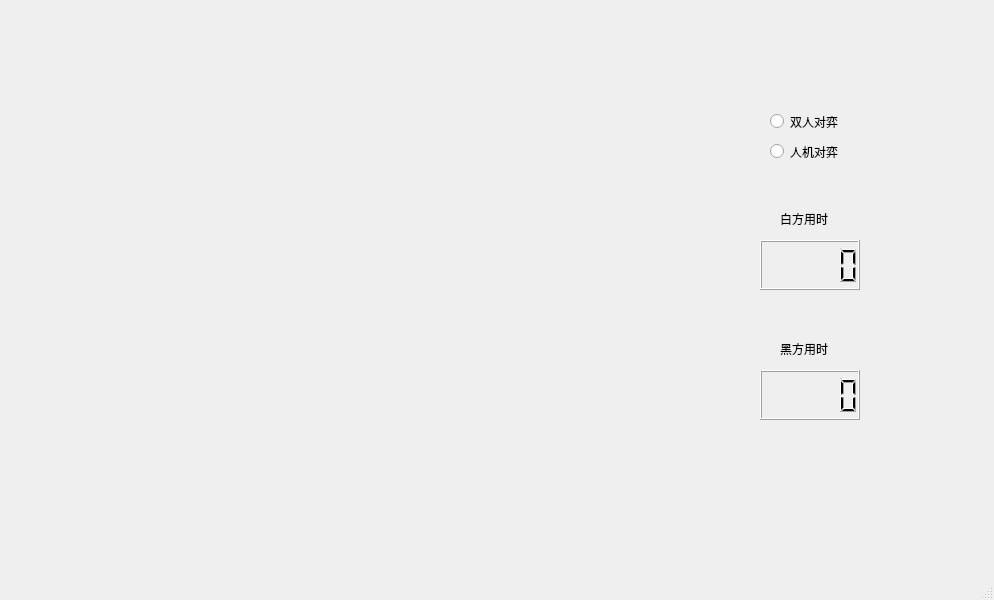
<?xml version="1.0" encoding="UTF-8"?>
<ui version="4.0">
 <class>MainWindow</class>
 <widget class="QMainWindow" name="MainWindow">
  <property name="geometry">
   <rect>
    <x>0</x>
    <y>0</y>
    <width>994</width>
    <height>600</height>
   </rect>
  </property>
  <property name="windowTitle">
   <string>MainWindow</string>
  </property>
  <widget class="QWidget" name="centralwidget">
   <widget class="QLabel" name="timePlayer">
    <property name="geometry">
     <rect>
      <x>780</x>
      <y>340</y>
      <width>67</width>
      <height>17</height>
     </rect>
    </property>
    <property name="text">
     <string>黑方用时</string>
    </property>
   </widget>
   <widget class="QLabel" name="timeComputer">
    <property name="geometry">
     <rect>
      <x>780</x>
      <y>210</y>
      <width>67</width>
      <height>17</height>
     </rect>
    </property>
    <property name="text">
     <string>白方用时</string>
    </property>
   </widget>
   <widget class="QLCDNumber" name="lcdComputer">
    <property name="geometry">
     <rect>
      <x>760</x>
      <y>240</y>
      <width>100</width>
      <height>50</height>
     </rect>
    </property>
   </widget>
   <widget class="QLCDNumber" name="lcdPlayer">
    <property name="geometry">
     <rect>
      <x>760</x>
      <y>370</y>
      <width>100</width>
      <height>50</height>
     </rect>
    </property>
   </widget>
   <widget class="QRadioButton" name="radioType">
    <property name="geometry">
     <rect>
      <x>770</x>
      <y>140</y>
      <width>161</width>
      <height>23</height>
     </rect>
    </property>
    <property name="text">
     <string>人机对弈</string>
    </property>
   </widget>
   <widget class="QRadioButton" name="radioType_2">
    <property name="geometry">
     <rect>
      <x>770</x>
      <y>110</y>
      <width>161</width>
      <height>23</height>
     </rect>
    </property>
    <property name="text">
     <string>双人对弈</string>
    </property>
   </widget>
  </widget>
  <widget class="QMenuBar" name="menubar">
   <property name="geometry">
    <rect>
     <x>0</x>
     <y>0</y>
     <width>994</width>
     <height>22</height>
    </rect>
   </property>
   <property name="defaultUp">
    <bool>false</bool>
   </property>
  </widget>
  <widget class="QStatusBar" name="statusbar"/>
 </widget>
 <resources/>
 <connections/>
</ui>
